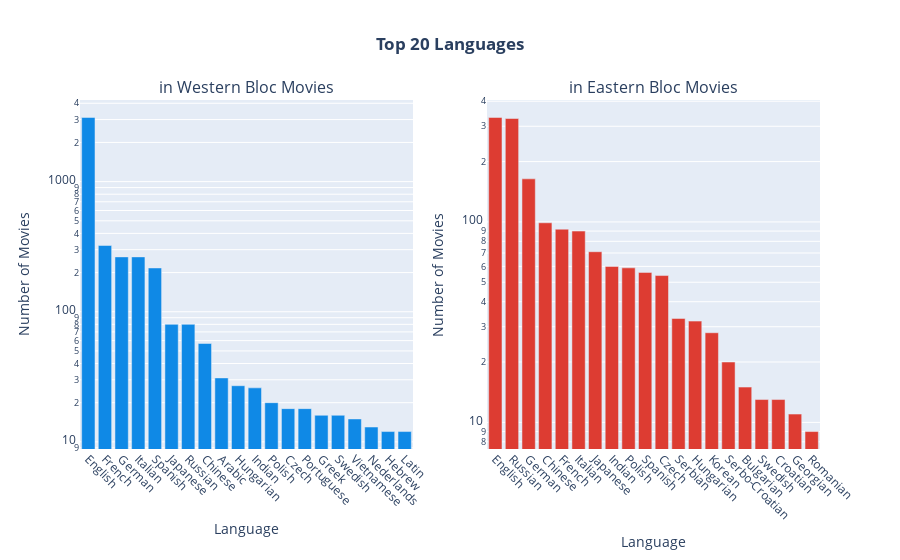

The notebook cell saved with this chart:
### Code cell
fig = make_subplots(rows=1, cols=2, specs=[[{'type': 'bar'}, {'type': 'bar'}]], subplot_titles=("in Western Bloc Movies", "in Eastern Bloc Movies"))
fig.add_trace(go.Bar(x=western_languages_count['language'].head(20), 
                    y=western_languages_count['count'],
                    hovertemplate='%{x}: %{y}<extra></extra>', 
                    marker_color='#0F89E6'), row=1, col=1)

fig.add_trace(go.Bar(x=eastern_languages_count['language'].head(20),
                    y=eastern_languages_count['count'],
                    hovertemplate='%{x}: %{y}<extra></extra>',
                    marker_color='#DD3C32'), row=1, col=2)

# add log scale to y-axis
fig.update_yaxes(type="log", row=1, col=1)
fig.update_yaxes(type="log", row=1, col=2)
fig.update_xaxes(tickangle=45)
# add x-axis and y-axis labels (set a common label for both subplots)

fig.update_xaxes(title_text="Language")
fig.update_yaxes(title_text="Number of Movies")


fig.update_layout(title_text="Top 20 Languages", title_x=0.5, title_font_weight='bold', showlegend=False)
# Update the layout for better visualization
fig.update_layout(
    title_text="Top 20 Languages",
    title_x=0.5,
    title_font_weight='bold', 
    showlegend=False,
    xaxis=dict(title_text='Language'),
    xaxis2=dict(title_text='Language'),
    yaxis=dict(title_text='Number of Movies'),
    yaxis2=dict(title_text='Number of Movies')
)

fig.show()

### Figure 1 — Plotly figure (JSON) as saved in the notebook; plotly's stock layout.template omitted (floating-point values rounded to 4 significant figures)
{"data": [{"hovertemplate": "%{x}: %{y}<extra></extra>", "marker": {"color": "#0F89E6"}, "type": "bar", "x": ["English", "French", "German", "Italian", "Spanish", "Japanese", "Russian", "Chinese", "Arabic", "Hungarian", "Indian", "Polish", "Czech", "Portuguese", "Greek", "Swedish", "Vietnamese", "Nederlands", "Hebrew", "Latin"], "xaxis": "x", "y": [3113, 323, 264, 264, 217, 80, 80, 57, 31, 27, 26, 20, 18, 18, 16, 16, 15, 13, 12, 12, 10, 8, 7, 7, 7, 5, 4, 4, 4, 3, 3, 2, 2, 2, 2, 2, 2, 2, 2, 2, 1, 1, 1, 1, 1, 1, 1, 1, 1, 1, 1, 1, 1, 1, 1, 1, 1, 1, 1, 1, 1, 1, 1], "yaxis": "y"}, {"hovertemplate": "%{x}: %{y}<extra></extra>", "marker": {"color": "#DD3C32"}, "type": "bar", "x": ["English", "Russian", "German", "Chinese", "French", "Italian", "Japanese", "Indian", "Polish", "Spanish", "Czech", "Serbian", "Hungarian", "Korean", "Serbo-Croatian", "Bulgarian", "Swedish", "Croatian", "Georgian", "Romanian"], "xaxis": "x2", "y": [332, 328, 164, 99, 92, 90, 71, 60, 59, 56, 54, 33, 32, 28, 20, 15, 13, 13, 11, 9, 9, 8, 8, 8, 8, 8, 8, 7, 5, 5, 5, 4, 4, 4, 4, 3, 3, 3, 2, 2, 2, 2, 2, 2, 2, 2, 2, 1, 1, 1, 1, 1, 1, 1, 1, 1, 1, 1], "yaxis": "y2"}], "layout": {"annotations": [{"font": {"size": 16}, "showarrow": false, "text": "in Western Bloc Movies", "x": 0.225, "xanchor": "center", "xref": "paper", "y": 1, "yanchor": "bottom", "yref": "paper"}, {"font": {"size": 16}, "showarrow": false, "text": "in Eastern Bloc Movies", "x": 0.775, "xanchor": "center", "xref": "paper", "y": 1, "yanchor": "bottom", "yref": "paper"}], "showlegend": false, "title": {"font": {"weight": "bold"}, "text": "Top 20 Languages", "x": 0.5}, "xaxis": {"anchor": "y", "domain": [0, 0.45], "tickangle": 45, "title": {"text": "Language"}}, "xaxis2": {"anchor": "y2", "domain": [0.55, 1], "tickangle": 45, "title": {"text": "Language"}}, "yaxis": {"anchor": "x", "domain": [0, 1], "title": {"text": "Number of Movies"}, "type": "log"}, "yaxis2": {"anchor": "x2", "domain": [0, 1], "title": {"text": "Number of Movies"}, "type": "log"}}}
